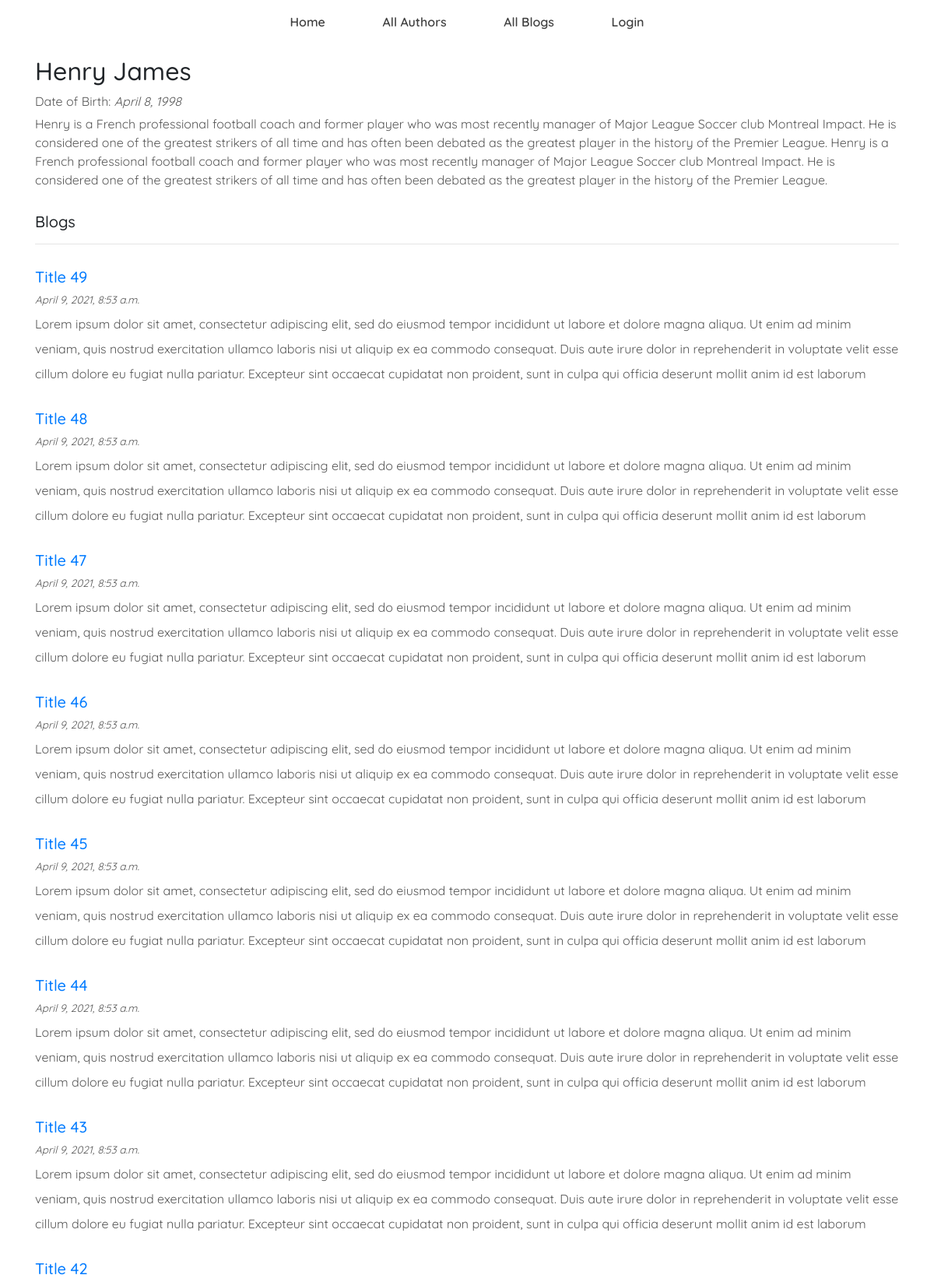
The page /blog/author/2 (upper part) on the database its author committed.
### blog/models.py (models this page shows, shortened)
class Author(models.Model):
    name = models.CharField(max_length=100, verbose_name='Author Name')
    bio = models.TextField('Description about the author')
    date_of_birth = models.DateField()

class Blog(models.Model):
    title = models.CharField(max_length=200, verbose_name='Blog Title')
    post_date = models.DateTimeField(
        'Posted Date', auto_now_add=True)
    blogger = models.ForeignKey('Author', verbose_name='Author of the blog',
                                on_delete=models.SET_NULL, null=True, blank=True)
    class Meta:
        ordering = ['-post_date']

class Content(models.Model):
    text = models.TextField('Content text')
    blog = models.ForeignKey(
        'Blog', verbose_name="Content's blog", on_delete=models.SET_NULL, null=True)

### blog/views.py (the view)
# urls.py: path('author/<int:pk>', views.AuthorDetailView.as_view(), name='author-detail'),
class AuthorDetailView(generic.DetailView):
    model = Author

### blog/templates/blog/author_detail.html (shortened to what this page needs)
{% extends 'base_generic.html' %}  {% block content %}
<div class="blog-header">
  <h2>{{author.name}}</h2>
  <p>
    Date of Birth:
    <i>{{author.date_of_birth}} </i>
  </p>
  <p>{{author.bio}}</p>
</div>
<h5>Blogs</h5>
<hr>
<div class="blog-contents">
  {% for blog in author.blog_set.all %}
  <div class="blog">
    <a href="{% url 'blog-detail' blog.pk %}"><h5>{{blog.title}}</h5></a>
    <p>
      <i>{{blog.post_date}} </i>
    </p>
    <p>
        {{blog.content_set.all.0.text}}
    </p>
  </div>
  {% endfor %}
</div>
{% endblock content %}

### blog/static/css/style.css (style rules this page uses)
* { font-family: "Quicksand", sans-serif; }
.author p, .blog-header p, .blog p i, .blog-contents p { color: #585858; }
.blog-header { margin-bottom: 30px; }
.blog-header p { margin-bottom: 5px; }
.blog { margin: 30px 0; }
.blog h5 { margin-bottom: 0; }
.blog p i { font-size: 0.85rem; line-height: normal !important; }
.blog p { line-height: 2rem; color: #585858; margin-bottom: 0; }
.blog-contents p { line-height: 2rem; }

### rows shown on the page
Author: name "Henry James", date_of_birth "April 8, 1998", bio "Henry is a French professional football coach and former player who was most recently manager of Major League Soccer club Montreal Impact. He is considered one of the greatest strikers of all time and has often been debated as the greatest player in the history of the Premier League. Henry is a French professional football coach and former player who was most recently manager of Major League Soccer club Montreal Impact. He is considered one of the greatest strikers of all time and has often been debated as the greatest player in the history of the Premier League."
Blog: title "Title 49", post_date "April 9, 2021, 8:53 a.m.", content_set.all.0.text "Lorem ipsum dolor sit amet, consectetur adipiscing elit, sed do eiusmod tempor incididunt ut labore et dolore magna aliqua. Ut enim ad minim veniam, quis nostrud exercitation ullamco laboris nisi ut aliquip ex ea commodo consequat. Duis aute irure dolor in reprehenderit in voluptate velit esse cillum dolore eu fugiat nulla pariatur. Excepteur sint occaecat cupidatat non proident, sunt in culpa qui officia deserunt mollit anim id est laborum"
Blog: title "Title 48", post_date "April 9, 2021, 8:53 a.m.", content_set.all.0.text "Lorem ipsum dolor sit amet, consectetur adipiscing elit, sed do eiusmod tempor incididunt ut labore et dolore magna aliqua. Ut enim ad minim veniam, quis nostrud exercitation ullamco laboris nisi ut aliquip ex ea commodo consequat. Duis aute irure dolor in reprehenderit in voluptate velit esse cillum dolore eu fugiat nulla pariatur. Excepteur sint occaecat cupidatat non proident, sunt in culpa qui officia deserunt mollit anim id est laborum"
Blog: title "Title 47", post_date "April 9, 2021, 8:53 a.m.", content_set.all.0.text "Lorem ipsum dolor sit amet, consectetur adipiscing elit, sed do eiusmod tempor incididunt ut labore et dolore magna aliqua. Ut enim ad minim veniam, quis nostrud exercitation ullamco laboris nisi ut aliquip ex ea commodo consequat. Duis aute irure dolor in reprehenderit in voluptate velit esse cillum dolore eu fugiat nulla pariatur. Excepteur sint occaecat cupidatat non proident, sunt in culpa qui officia deserunt mollit anim id est laborum"
Blog: title "Title 46", post_date "April 9, 2021, 8:53 a.m.", content_set.all.0.text "Lorem ipsum dolor sit amet, consectetur adipiscing elit, sed do eiusmod tempor incididunt ut labore et dolore magna aliqua. Ut enim ad minim veniam, quis nostrud exercitation ullamco laboris nisi ut aliquip ex ea commodo consequat. Duis aute irure dolor in reprehenderit in voluptate velit esse cillum dolore eu fugiat nulla pariatur. Excepteur sint occaecat cupidatat non proident, sunt in culpa qui officia deserunt mollit anim id est laborum"
Blog: title "Title 45", post_date "April 9, 2021, 8:53 a.m.", content_set.all.0.text "Lorem ipsum dolor sit amet, consectetur adipiscing elit, sed do eiusmod tempor incididunt ut labore et dolore magna aliqua. Ut enim ad minim veniam, quis nostrud exercitation ullamco laboris nisi ut aliquip ex ea commodo consequat. Duis aute irure dolor in reprehenderit in voluptate velit esse cillum dolore eu fugiat nulla pariatur. Excepteur sint occaecat cupidatat non proident, sunt in culpa qui officia deserunt mollit anim id est laborum"
Blog: title "Title 44", post_date "April 9, 2021, 8:53 a.m.", content_set.all.0.text "Lorem ipsum dolor sit amet, consectetur adipiscing elit, sed do eiusmod tempor incididunt ut labore et dolore magna aliqua. Ut enim ad minim veniam, quis nostrud exercitation ullamco laboris nisi ut aliquip ex ea commodo consequat. Duis aute irure dolor in reprehenderit in voluptate velit esse cillum dolore eu fugiat nulla pariatur. Excepteur sint occaecat cupidatat non proident, sunt in culpa qui officia deserunt mollit anim id est laborum"
Blog: title "Title 43", post_date "April 9, 2021, 8:53 a.m.", content_set.all.0.text "Lorem ipsum dolor sit amet, consectetur adipiscing elit, sed do eiusmod tempor incididunt ut labore et dolore magna aliqua. Ut enim ad minim veniam, quis nostrud exercitation ullamco laboris nisi ut aliquip ex ea commodo consequat. Duis aute irure dolor in reprehenderit in voluptate velit esse cillum dolore eu fugiat nulla pariatur. Excepteur sint occaecat cupidatat non proident, sunt in culpa qui officia deserunt mollit anim id est laborum"
Blog: title "Title 42"
